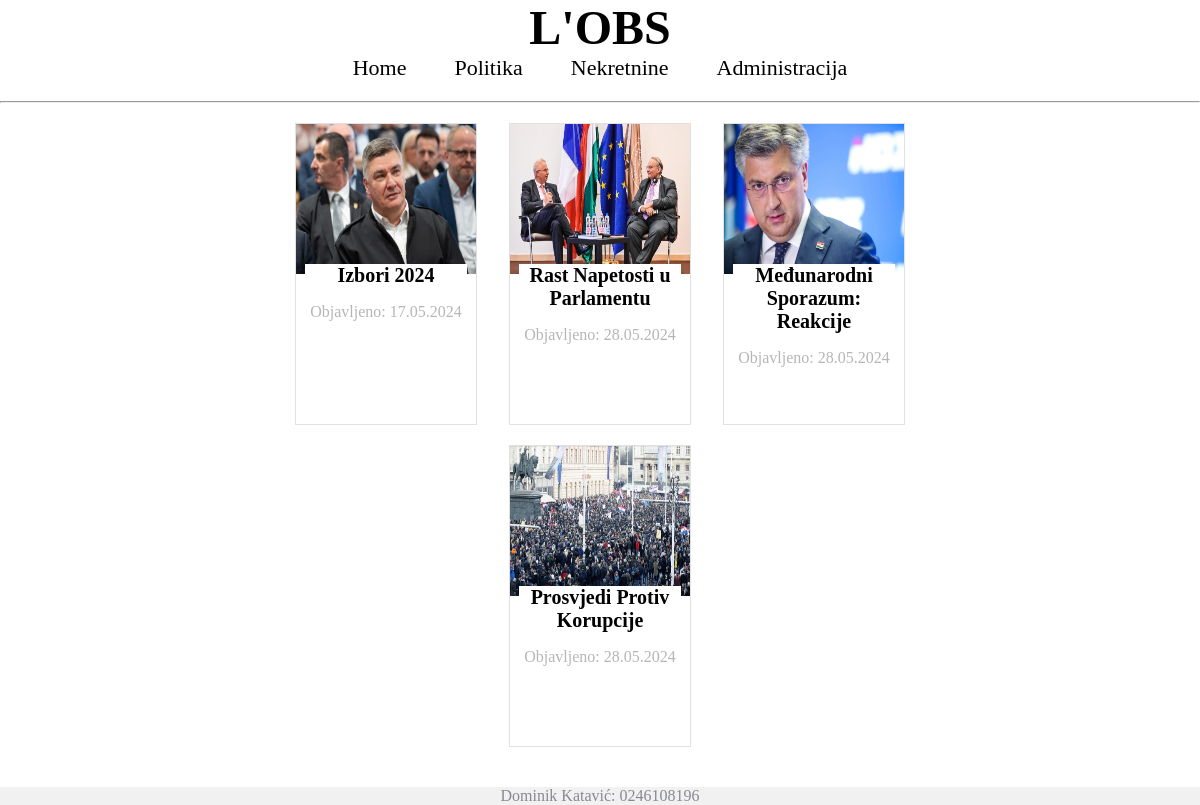
Screenshot of /politika.php with the database file from the repository.
### tables this page shows
CREATE TABLE `clanak` (
  `id` int(11) NOT NULL,
  `datum` varchar(32) NOT NULL,
  `naslov` varchar(64) NOT NULL,
  `sazetak` text NOT NULL,
  `tekst` text NOT NULL,
  `slika` varchar(64) NOT NULL,
  `kategorija` varchar(64) NOT NULL,
  `arhiva` tinyint(1) NOT NULL
);

### politika.php (the view, shortened to what this page needs)
<!DOCTYPE html>
<html lang="en">
<head>
    <link rel="stylesheet" type="text/css" href="style.css">
</head>
<?php
include 'connect.php';
?>
<body>
<header>
        <div class="titleDiv">
            <h1 class="titleTxt">L'OBS</h1>
        </div>
        <nav>
            <a href="index.php" class="redirectLink">Home</a>
            <a href="politika.php" class="redirectLink">Politika</a>
            <a href="nekretnine.php" class="redirectLink">Nekretnine</a>
            <a href="login.php" class="redirectLink">Administracija</a>
        </nav>
    <hr>
    </header>
        <section>
            <?php
                    $query = "SELECT * FROM clanak WHERE arhiva = 0 AND kategorija = 'politika' limit 3";
                    $result = mysqli_query($dbc,$query);
                    while($row = mysqli_fetch_array($result)){
                        echo '<article class="article">';
                        echo '<div class="sport_img">';
                        echo '<img src="' . UPLPATH . $row['slika'] . '" alt="Article Image">';
                        echo '</div>';
                        echo '<div class="media_body">';
                        echo '<h4 class="title">';
                        echo '<a href="clanak.php?id=' . $row['id'] . '" class="clanakLink">';
                        echo $row['naslov'];
                        echo '</a></h4>';
                        echo '<p class="datumIndex">';
                        echo 'Objavljeno: '. $row['datum'];
                        echo '</p>';
                        echo '</div>';
                        echo '</article>';
                    }
            ?>
        </section>
        <section>
        <?php
        $query2 = "SELECT * FROM clanak WHERE arhiva = 0 AND kategorija = 'politika' LIMIT 3 OFFSET 3";
        $result2 = mysqli_query($dbc, $query2);
        while($row2 = mysqli_fetch_array($result2)){
            echo '<article class="article">';
            echo '<div class="sport_img">';
            echo '<img src="' . UPLPATH . $row2['slika'] . '" alt="Article Image">';
            echo '</div>';
            echo '<div class="media_body">';
            echo '<h4 class="title">';
            echo '<a href="clanak.php?id=' . $row2['id'] . '" class="clanakLink">';
            echo $row2['naslov'];
            echo '</a></h4>';
            echo '<p class="datumIndex">';
            echo 'Objavljeno: '. $row2['datum'];
            echo '</p>';
            echo '</div>';
            echo '</article>';
        }
        ?>
    </section>
    <footer>Dominik Katavić: 0246108196</footer>
</body>
</html>

### style.css (style rules this page uses)
* { margin: 0; padding: 0; }
body { display: flex; flex-direction: column; justify-content: space-between; height: 100vh; }
.title { max-width: 20ch; text-align: center; }
.titleDiv { display: flex; justify-content: center; align-items: center; }
.titleTxt { font-size: 48px; }
nav { display: flex; justify-content: center; align-items: center; gap: 3rem; margin-bottom: 20px; }
.redirectLink { color: black; text-decoration: none; font-size: 22px; }
.article { width: 15%; height: 300px; border: 1px solid rgb(225, 225, 225); display: flex; flex-direction: column; align-items: center; transition: 0.2s all linear; }
.media_body { background-color: white; position: relative; top: -10px; text-align: center; width: 90%; display: flex; flex-direction: column; justify-content: center; align-items: center; gap: 1rem; }
.sport_img { width: 100%; height: 150px; }
.sport_img img { width: 100%; height: 100%; }
section { display: flex; justify-content: center; align-items: center; margin-top: 20px; gap: 2rem; flex-wrap: wrap; }
.clanakLink { font-size: 20px; color: black; text-decoration: none; }
.datumIndex { color:rgb(182, 182, 182) ; }
footer { height:50px; background-color: #F1F1F1; color: #888992; width: 100%; display: flex; justify-content: center; align-items: center; text-align: center; margin-top: 5vh; }

### rows the page displays
clanak: slika (picture), naslov "Izbori 2024", datum "17.05.2024"
clanak: slika (picture), naslov "Rast Napetosti u Parlamentu", datum "28.05.2024"
clanak: slika (picture), naslov "Međunarodni Sporazum: Reakcije", datum "28.05.2024"
clanak: slika (picture), naslov "Prosvjedi Protiv Korupcije", datum "28.05.2024"
